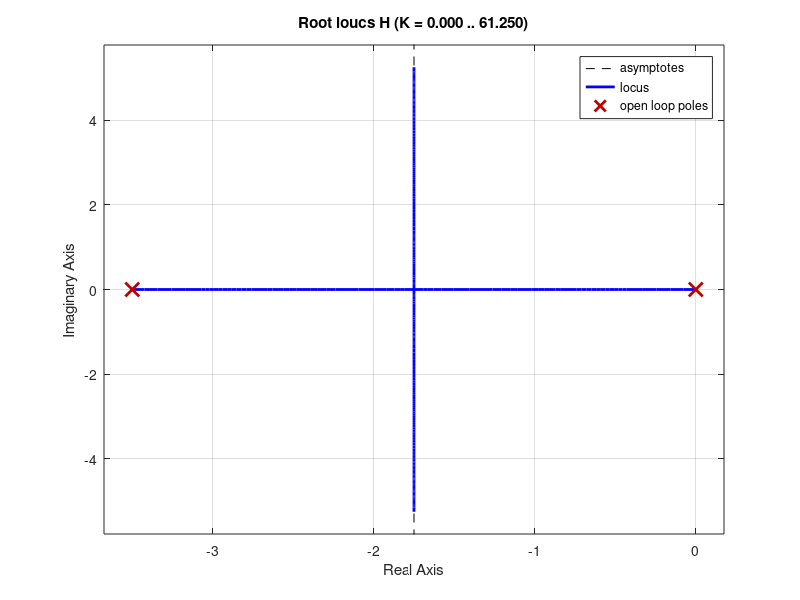

The MATLAB script that drew this image: (Note: this script raises an error after producing the figure.)
%% 4.1 a
J=2;B=7;
H=tf(1,[J B 0])
rlocus(H)
grid on
%% b
rltool(H)
%% c
H1=feedback(H,24.5)
damp(H1)
H1=feedback(H,6)
damp(H1)
H1=feedback(H,12.5)
damp(H1)
H1=feedback(H,5)
damp(H1)
H1=feedback(H,17)
damp(H1)
%% 4.2
syms x
ecu=sym2poly(expand(x*(x+1.5)*(x+2)*(x+3)));
G=tf(1,ecu)
rlocus(G)
%% b
rltool(G)
%% c
t=0:0.1:20;
G1=feedback(G,3)
damp(G1)
figure(1)
step(G1,t);
figure(2)
s=lsim(G1,t,t);
plot(t,s)
hold on
plot(t,t)
title("Ramp response")
xlabel("Time(seconds)")
ylabel("Amplitude")
legend("Respuesta a la rampa","Rampa")
%% d 
%marignalmente estable
figure()
G1=feedback(G,16.75)
damp(G1)
step(G1)
figure()
%inestable
G1=feedback(G,16.8)
damp(G1)
step(G1)
%% discreto 
Gd=c2d(G,1)
rlocus(Gd)
%% a
rltool(Gd)
%% a
%Para cumplir la wn de 0.6
t=0:1:20;
figure()
G1=feedback(Gd,4)
damp(G1)
step(G1)
figure()
s=lsim(G1,t,t);
plot(t,s)
hold on
plot(t,t)
title("Ramp response")
xlabel("Time(seconds)")
ylabel("Amplitude")
legend("Respuesta a la rampa","Rampa")
figure()
% Para cumplir un factor de amortiguamiento de 0.7 y una wn>0.6
G1=feedback(Gd,2.23)
damp(G1)
step(G1)
figure()
s=lsim(G1,t,t);
plot(t,s)
hold on
plot(t,t)
title("Ramp response")
xlabel("Time(seconds)")
ylabel("Amplitude")
legend("Respuesta a la rampa","Rampa")
%% d
%marginalmente estable
figure()
G1=feedback(Gd,9.7)
damp(G1)
step(G1)
%Inestable
figure()
G1=feedback(Gd,9.8)
damp(G1)
step(G1)